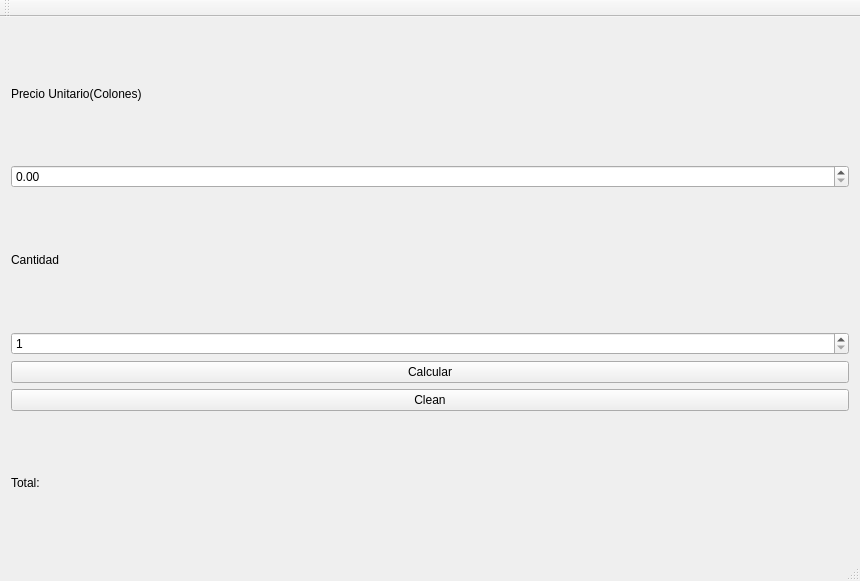
<?xml version="1.0" encoding="UTF-8"?>
<ui version="4.0">
 <class>lab6Class</class>
 <widget class="QMainWindow" name="lab6Class">
  <property name="geometry">
   <rect>
    <x>0</x>
    <y>0</y>
    <width>860</width>
    <height>581</height>
   </rect>
  </property>
  <property name="windowTitle">
   <string>lab6</string>
  </property>
  <widget class="QWidget" name="centralWidget">
   <layout class="QVBoxLayout" name="verticalLayout">
    <item>
     <widget class="QLabel" name="lblPrecio">
      <property name="text">
       <string>Precio Unitario(Colones)</string>
      </property>
     </widget>
    </item>
    <item>
     <widget class="QDoubleSpinBox" name="spnPrecio">
      <property name="maximum">
       <double>1000000.000000000000000</double>
      </property>
      <property name="singleStep">
       <double>100.000000000000000</double>
      </property>
     </widget>
    </item>
    <item>
     <widget class="QLabel" name="lblCantidad">
      <property name="text">
       <string>Cantidad</string>
      </property>
     </widget>
    </item>
    <item>
     <widget class="QSpinBox" name="spnCantidad">
      <property name="minimum">
       <number>1</number>
      </property>
      <property name="maximum">
       <number>1000</number>
      </property>
     </widget>
    </item>
    <item>
     <widget class="QPushButton" name="btnCalcular">
      <property name="text">
       <string>Calcular</string>
      </property>
     </widget>
    </item>
    <item>
     <widget class="QPushButton" name="btnLimpiar">
      <property name="text">
       <string>Clean</string>
      </property>
     </widget>
    </item>
    <item>
     <widget class="QLabel" name="lblTotal">
      <property name="text">
       <string>Total:</string>
      </property>
     </widget>
    </item>
   </layout>
  </widget>
  <widget class="QMenuBar" name="menuBar">
   <property name="geometry">
    <rect>
     <x>0</x>
     <y>0</y>
     <width>860</width>
     <height>33</height>
    </rect>
   </property>
  </widget>
  <widget class="QToolBar" name="mainToolBar">
   <attribute name="toolBarArea">
    <enum>TopToolBarArea</enum>
   </attribute>
   <attribute name="toolBarBreak">
    <bool>false</bool>
   </attribute>
  </widget>
  <widget class="QStatusBar" name="statusBar"/>
 </widget>
 <layoutdefault spacing="6" margin="11"/>
 <resources>
  <include location="lab6.qrc"/>
 </resources>
 <connections/>
</ui>
